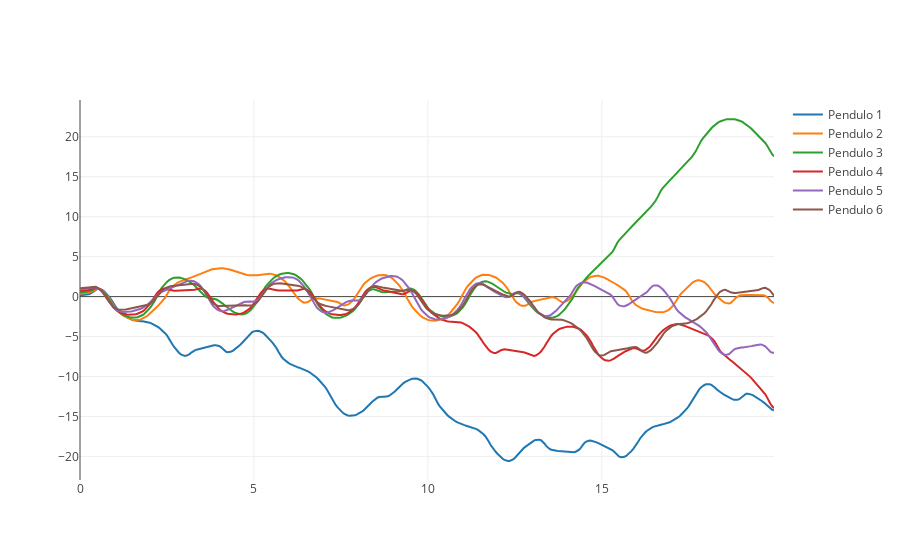

Notebook code for this chart:
### Code cell
alfa1=go.Scatter(x=t,y=yena[:,1],name='Pendulo 1')
alfa2=go.Scatter(x=t,y=yenb[:,1],name='Pendulo 2')
alfa3=go.Scatter(x=t,y=yenc[:,1],name='Pendulo 3')
alfa4=go.Scatter(x=t,y=yend[:,1],name='Pendulo 4')
alfa5=go.Scatter(x=t,y=yene[:,1],name='Pendulo 5')
alfa6=go.Scatter(x=t,y=yenf[:,1],name='Pendulo 6')
plotly.offline.iplot([alfa1,alfa2,alfa3,alfa4,alfa5,alfa6])

### Figure 1 — Plotly figure (JSON) as saved in the notebook; plotly's stock layout.template omitted (floating-point values rounded to 4 significant figures; data arrays with more than 128 entries replaced by an {"elided": "..."} marker saying what was removed)
{"data": [{"name": "Pendulo 1", "type": "scatter", "uid": "2c4245c6-db33-11e8-8db9-e839354c1137", "x": {"elided": "400 float values"}, "y": {"elided": "400 float values"}}, {"name": "Pendulo 2", "type": "scatter", "uid": "2c4245c7-db33-11e8-bc00-e839354c1137", "x": {"elided": "400 float values"}, "y": {"elided": "400 float values"}}, {"name": "Pendulo 3", "type": "scatter", "uid": "2c4245c8-db33-11e8-8a67-e839354c1137", "x": {"elided": "400 float values"}, "y": {"elided": "400 float values"}}, {"name": "Pendulo 4", "type": "scatter", "uid": "2c4245c9-db33-11e8-932a-e839354c1137", "x": {"elided": "400 float values"}, "y": {"elided": "400 float values"}}, {"name": "Pendulo 5", "type": "scatter", "uid": "2c4245ca-db33-11e8-b228-e839354c1137", "x": {"elided": "400 float values"}, "y": {"elided": "400 float values"}}, {"name": "Pendulo 6", "type": "scatter", "uid": "2c4245cb-db33-11e8-9c0e-e839354c1137", "x": {"elided": "400 float values"}, "y": {"elided": "400 float values"}}], "layout": {}}
